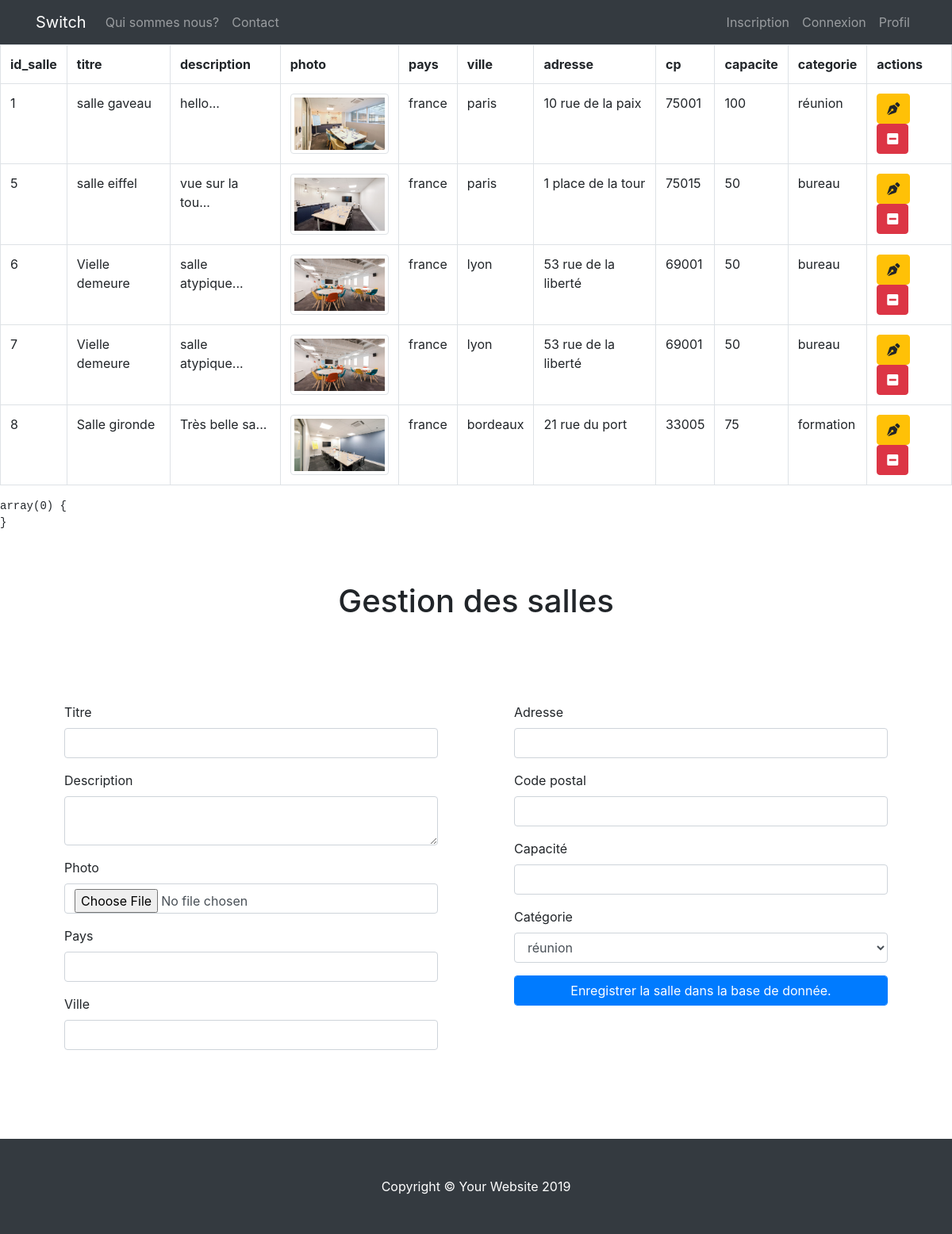
/admin/gestion_salle.php, run on an earlier commit of the app's database.
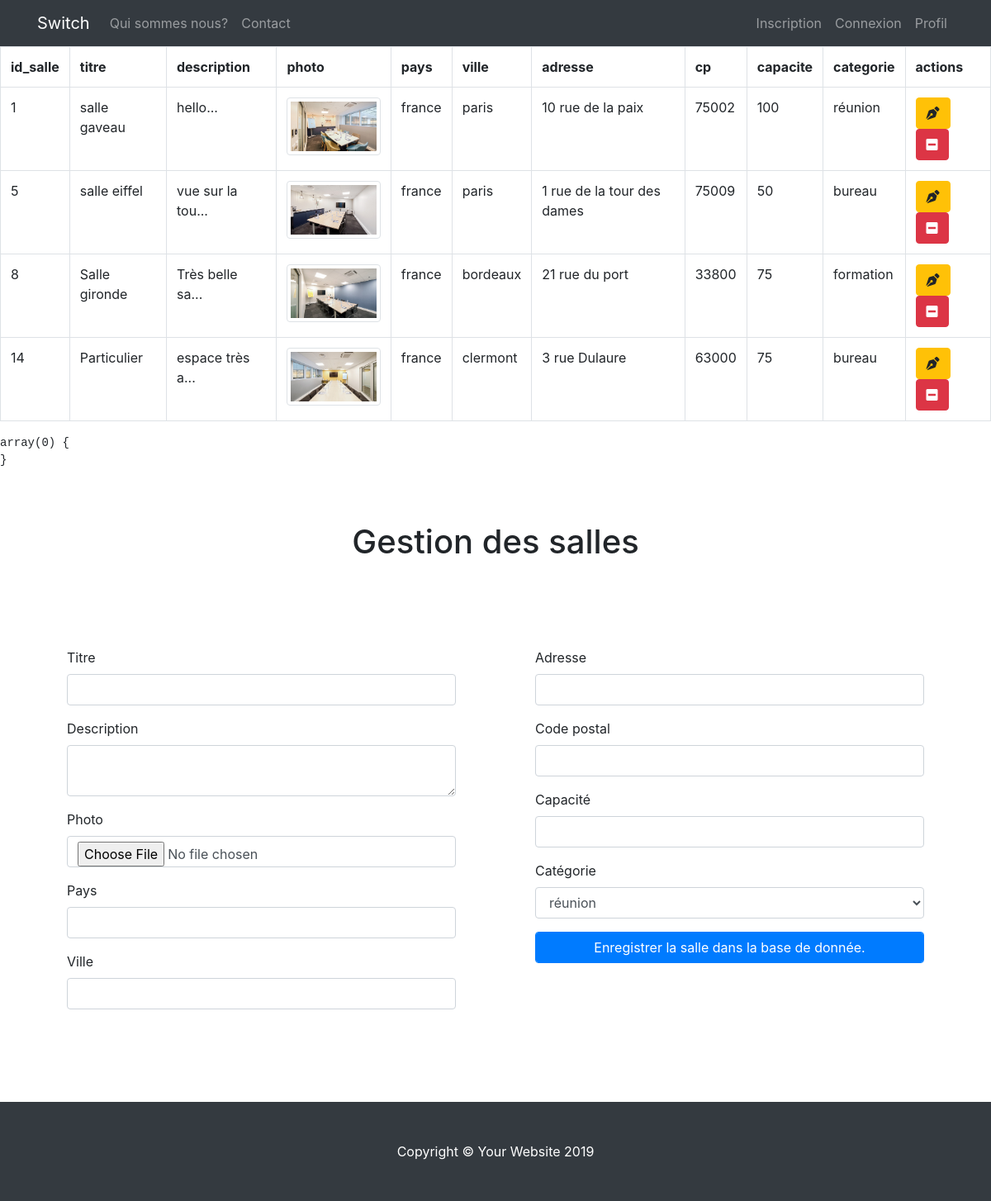
And on a later commit of the database.
### tables this page shows
CREATE TABLE IF NOT EXISTS `salle` (
  `id_salle` int(3) NOT NULL AUTO_INCREMENT,
  `titre` varchar(200) NOT NULL,
  `description` text NOT NULL,
  `photo` varchar(200) NOT NULL,
  `pays` varchar(20) NOT NULL,
  `ville` varchar(20) NOT NULL,
  `adresse` varchar(50) NOT NULL,
  `cp` int(5) NOT NULL,
  `capacite` int(3) NOT NULL,
  `categorie` enum('réunion','bureau','formation') NOT NULL,
  PRIMARY KEY (`id_salle`)
);

### admin/gestion_salle.php (the view, shortened to what this page needs)
<?php
include '../inc/init.inc.php';
include '../inc/fonction.inc.php';
include '../inc/header.inc.php';
include '../inc/nav.inc.php';
$liste_salle = $pdo->query("SELECT * FROM salle");
echo '<div class="table-responsive">';
echo '<table class="table table-bordered">';
echo '<tr>';
echo '<th>id_salle</th>';
echo '<th>titre</th>';
echo '<th>description</th>';
echo '<th>photo</th>';
echo '<th>pays</th>';
echo '<th>ville</th>';
echo '<th>adresse</th>';
echo '<th>cp</th>';
echo '<th>capacite</th>';
echo '<th>categorie</th>';
echo '<th>actions</th>';
echo '</tr>';
while($salle = $liste_salle->fetch(PDO::FETCH_ASSOC)) {
    echo'<tr>';
    echo '<td>'. $salle['id_salle'] . '</td>';
    echo '<td>'. $salle['titre'] . '</td>';
    echo '<td>'. substr($salle['description'],0 ,14) . '...</td>';
    echo '<td><img src="'. URL . 'img/' . $salle['photo'] . '" class="img-thumbnail" width="140"></td>';
    echo '<td>'. $salle['pays'] . '</td>';
    echo '<td>'. $salle['ville'] . '</td>';
    echo '<td>'. $salle['adresse'] . '</td>';
    echo '<td>'. $salle['cp'] . '</td>';
    echo '<td>'. $salle['capacite'] . '</td>';
    echo '<td>'. $salle['categorie'] . '</td>';
    echo '<td>
              <a href="?action=modifier&id_salle='. $salle['id_salle'] . '" class="btn btn-warning"><i class="fas fa-pen-nib"></i></a>
              <a href="?action=supprimer&id_salle='. $salle['id_salle'] . '" class="btn btn-danger" onclick="return(confirm(\'Etes-vous sûr ?\'))"><i class="fas fa-minus-square"></i></a>
          </td>';
    echo'</tr>';
    echo '</div>';
        ?>
        <?php
}
vd($_POST);
if(empty($_GET['action']) || $_GET['action'] != 'modifier' && $_GET['action'] != 'supprimer') {
?>
    <section>
        <form action="" method="POST" enctype="multipart/form-data">
            <h1 class="text-center pt-5">Gestion des salles</h1>
            <div class="row p-5">
                <div class="col-6 p-5">
                    <div class="form-group">
                        <label for="titre">Titre</label>
                        <input type="text" id="titre" name="titre" class="form-control">
                    </div>
                    <div class="form-group">
                        <label for="description">Description</label>
                        <textarea name="description" id="description" class="form-control"></textarea>
                    </div>
                    <div class="form-group">
                        <label for="photo">Photo</label>
                        <input type="file" name="photo" id="photo" class="form-control">
                    </div>
                    <div class="form-group">
                        <label for="pays">Pays</label>
                        <input type="text" id="pays" name="pays" class="form-control">
                    </div>
                    <div class="form-group">
                        <label for="ville">Ville</label>
                        <input type="text" id="ville" name="ville" class="form-control">
                    </div>
                </div>
                <div class="col-6 p-5">
                    <div class="form-group">
                        <label for="adresse">Adresse</label>
                        <input type="text" id="adresse" name="adresse" class="form-control">
                    </div>
                    <div class="form-group">
                        <label for="cp">Code postal</label>
                        <input type="number" id="cp" name="cp" class="form-control">
                    </div>
                    <div class="form-group">
                        <label for="capacite">Capacité</label>
                        <input type="number" id="capacite" name="capacite" class="form-control">
                    </div>
                    <div class="form-group">
                        <label for="categorie">Catégorie</label>
                        <select name="categorie" id="categorie" class="form-control">
                            <option>réunion</option>
                        </select>
                    </div>
                    <div class="form-group">
                        <button type="submit" name="enregistrement" id="enregistrement"
                                class="form-control btn btn-primary"> Enregistrer la salle dans la base de donnée.
                        </button>
                    </div>
                </div>
            </div>
        </form>
    </section>
<?php
}
include '../inc/footer.inc.php';

### inc/header.inc.php (shortened to what this page needs)
<!DOCTYPE html>
<html lang="fr">
<head>
    <link href="<?php echo URL ?>css/bootstrap.min.css" rel="stylesheet">
    <link href="<?php echo URL ?>css/style.css" rel="stylesheet">
    <link href="https://cdnjs.cloudflare.com/ajax/libs/font-awesome/5.12.0/css/all.min.css" rel="stylesheet">
</head>
<body>

### inc/nav.inc.php (shortened to what this page needs)
<nav class="navbar navbar-expand-lg navbar-dark bg-dark fixed-top">
    <div class="container">
        <a class="navbar-brand" href="#">Switch</a>
        <ul class="navbar-nav ml-auto">
            <li class="nav-item">
                <a class="nav-link" href="#">Qui sommes nous?</a>
            </li>
            <li class="nav-item">
                <a class="nav-link  " href="#">Contact</a>
            </li>
        </ul>
        <div class="collapse navbar-collapse" id="navbarResponsive">
            <ul class="navbar-nav ml-auto">
                <li class="nav-item">
                    <a class="nav-link" href="<?php echo URL; ?>inscription.php">Inscription</a>
                </li>
                <li class="nav-item">
                    <a class="nav-link" href="<?php echo URL; ?>connexion.php">Connexion</a>
                </li>
                <li class="nav-item">
                    <a class="nav-link" href="#">Profil</a>
                </li>
            </ul>
        </div>
    </div>
</nav>
<main>

### inc/fonction.inc.php (shortened to what this page needs)
<?php
function vd($i) {
    echo '<pre>'; var_dump($i); echo '</pre>';
}

### inc/footer.inc.php (shortened to what this page needs)
</main>
<footer class="py-5 bg-dark">
    <div class="container">
        <p class="m-0 text-center text-white">Copyright &copy; Your Website 2019</p>
    </div>
</footer>
</body>
</html>

### css/style.css (style rules this page uses)
body { padding-top: 56px; }

What changed in the data, as far as the page shows it:
removed salle: id_salle "6", titre "Vielle demeure", description "salle atypique", photo (picture), pays "france", ville "lyon", adresse "53 rue de la liberté", cp "69001", capacite "50", categorie "bureau"
removed salle: id_salle "7", titre "Vielle demeure", description "salle atypique", photo (picture), pays "france", ville "lyon", adresse "53 rue de la liberté", cp "69001", capacite "50", categorie "bureau"
changed salle "salle gaveau": cp "75001" → "75002"
changed salle "salle eiffel": adresse "1 place de la tour" → "1 rue de la tour des dames"; cp "75015" → "75009"
changed salle "Salle gironde": cp "33005" → "33800"
added salle: id_salle "14", titre "Particulier", description "espace très a", photo (picture), pays "france", ville "clermont", adresse "3 rue Dulaure", cp "63000", capacite "75", categorie "bureau"
